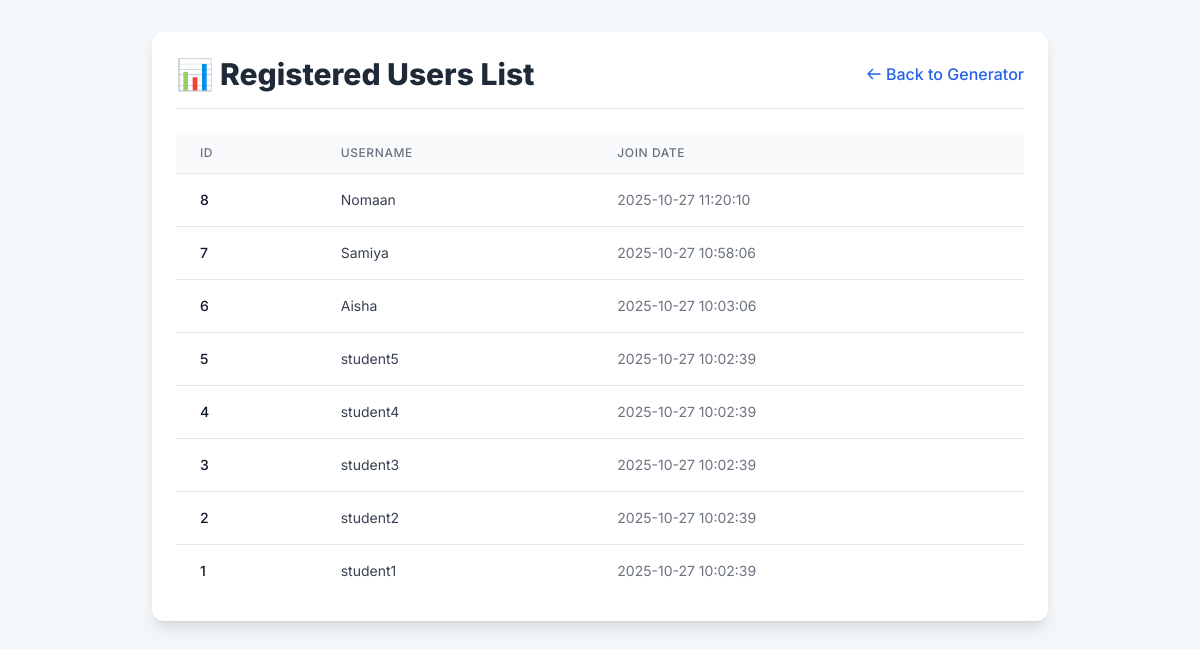
Screenshot of /users with the database file from the repository.
### tables this page shows
CREATE TABLE users (
                id INTEGER PRIMARY KEY,
                username TEXT UNIQUE NOT NULL,
                password TEXT NOT NULL,
                created_at DATETIME DEFAULT CURRENT_TIMESTAMP
            );

### app.py (the view)
@app.route('/users')
def list_users():
    db = get_db()
    users = db.execute('SELECT id, username, created_at FROM users ORDER BY id DESC').fetchall()
    return render_template('user_list.html', users=users)

### app.py (called while the page is built)
def get_db():
    db = getattr(g, '_database', None)
    if db is None:
        db = g._database = sqlite3.connect(DATABASE)
        db.row_factory = sqlite3.Row
    return db

@app.teardown_appcontext
def close_connection(exception):
    db = getattr(g, '_database', None)
    if db is not None:
        db.close()

### templates/user_list.html (shortened to what this page needs)
<!DOCTYPE html>
<html lang="en">
<head>
    <script src="https://cdn.tailwindcss.com"></script>
</head>
<body class="p-8">
    <div class="max-w-4xl mx-auto bg-white p-6 rounded-xl shadow-lg">
        <div class="flex justify-between items-center mb-6 border-b pb-4">
            <h1 class="text-3xl font-extrabold text-gray-800">📊 Registered Users List</h1>
            <a href="{{ url_for('generator') }}" class="text-blue-600 hover:text-blue-800 font-medium flex items-center">
                <svg class="w-4 h-4 mr-1" fill="none" stroke="currentColor" viewBox="0 0 24 24" xmlns="http://www.w3.org/2000/svg"><path stroke-linecap="round" stroke-linejoin="round" stroke-width="2" d="M10 19l-7-7m0 0l7-7m-7 7h18"></path></svg>
                Back to Generator
            </a>
        </div>
        {% if users %}
        <div class="overflow-x-auto">
            <table class="min-w-full divide-y divide-gray-200">
                <thead class="bg-gray-50">
                    <tr>
                        <th class="px-6 py-3 text-left text-xs font-medium text-gray-500 uppercase tracking-wider">ID</th>
                        <th class="px-6 py-3 text-left text-xs font-medium text-gray-500 uppercase tracking-wider">Username</th>
                        <th class="px-6 py-3 text-left text-xs font-medium text-gray-500 uppercase tracking-wider">Join Date</th>
                    </tr>
                </thead>
                <tbody class="bg-white divide-y divide-gray-200">
                    {% for user in users %}
                    <tr class="hover:bg-gray-50">
                        <td class="px-6 py-4 whitespace-nowrap text-sm font-medium text-gray-900">{{ user.id }}</td>
                        <td class="px-6 py-4 whitespace-nowrap text-sm text-gray-700">{{ user.username }}</td>
                        <td class="px-6 py-4 whitespace-nowrap text-sm text-gray-500">{{ user.created_at }}</td>
                    </tr>
                    {% endfor %}
                </tbody>
            </table>
        </div>
        {% else %}
        <p class="text-center text-gray-500 p-10 border border-dashed rounded-lg">No users currently registered.</p>
        {% endif %}
    </div>
</body>
</html>

### templates/user_list.html (style rules this page uses)
body { font-family: 'Inter', sans-serif; background-color: #f4f7f9; }

### rows the page displays
users: id "8", username "Nomaan", created_at "2025-10-27 11:20:10"
users: id "7", username "Samiya", created_at "2025-10-27 10:58:06"
users: id "6", username "Aisha", created_at "2025-10-27 10:03:06"
users: id "5", username "student5", created_at "2025-10-27 10:02:39"
users: id "4", username "student4", created_at "2025-10-27 10:02:39"
users: id "3", username "student3", created_at "2025-10-27 10:02:39"
users: id "2", username "student2", created_at "2025-10-27 10:02:39"
users: id "1", username "student1", created_at "2025-10-27 10:02:39"
